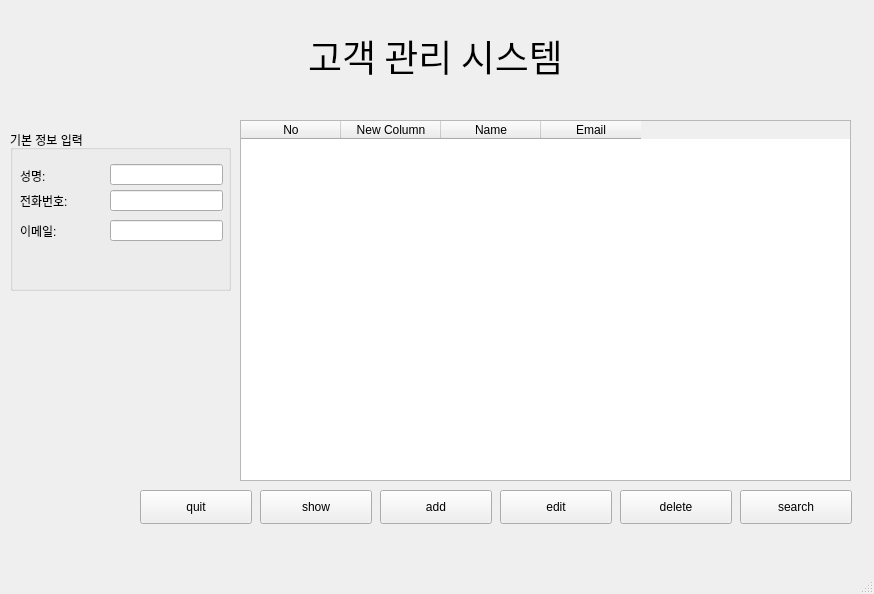
<?xml version="1.0" encoding="UTF-8"?>
<ui version="4.0">
 <class>MainWindow</class>
 <widget class="QMainWindow" name="MainWindow">
  <property name="geometry">
   <rect>
    <x>0</x>
    <y>0</y>
    <width>874</width>
    <height>594</height>
   </rect>
  </property>
  <property name="windowTitle">
   <string>MainWindow</string>
  </property>
  <widget class="QWidget" name="centralwidget">
   <widget class="QLabel" name="label">
    <property name="geometry">
     <rect>
      <x>0</x>
      <y>10</y>
      <width>871</width>
      <height>91</height>
     </rect>
    </property>
    <property name="font">
     <font>
      <family>바탕</family>
      <pointsize>28</pointsize>
     </font>
    </property>
    <property name="layoutDirection">
     <enum>Qt::LeftToRight</enum>
    </property>
    <property name="text">
     <string>고객 관리 시스템</string>
    </property>
    <property name="alignment">
     <set>Qt::AlignCenter</set>
    </property>
   </widget>
   <widget class="QGroupBox" name="groupBox">
    <property name="geometry">
     <rect>
      <x>10</x>
      <y>130</y>
      <width>221</width>
      <height>161</height>
     </rect>
    </property>
    <property name="title">
     <string>기본 정보 입력</string>
    </property>
    <widget class="QLabel" name="label_2">
     <property name="geometry">
      <rect>
       <x>10</x>
       <y>30</y>
       <width>41</width>
       <height>31</height>
      </rect>
     </property>
     <property name="text">
      <string>성명:</string>
     </property>
    </widget>
    <widget class="QLabel" name="label_3">
     <property name="geometry">
      <rect>
       <x>10</x>
       <y>60</y>
       <width>77</width>
       <height>21</height>
      </rect>
     </property>
     <property name="text">
      <string>전화번호:</string>
     </property>
    </widget>
    <widget class="QLabel" name="label_4">
     <property name="geometry">
      <rect>
       <x>10</x>
       <y>80</y>
       <width>61</width>
       <height>41</height>
      </rect>
     </property>
     <property name="text">
      <string>이메일:</string>
     </property>
    </widget>
    <widget class="QLineEdit" name="txt_name">
     <property name="geometry">
      <rect>
       <x>100</x>
       <y>34</y>
       <width>113</width>
       <height>21</height>
      </rect>
     </property>
    </widget>
    <widget class="QLineEdit" name="txt_phone">
     <property name="geometry">
      <rect>
       <x>100</x>
       <y>60</y>
       <width>113</width>
       <height>21</height>
      </rect>
     </property>
    </widget>
    <widget class="QLineEdit" name="txt_email">
     <property name="geometry">
      <rect>
       <x>100</x>
       <y>90</y>
       <width>113</width>
       <height>21</height>
      </rect>
     </property>
    </widget>
    <widget class="QLabel" name="warning">
     <property name="geometry">
      <rect>
       <x>10</x>
       <y>120</y>
       <width>201</width>
       <height>31</height>
      </rect>
     </property>
     <property name="text">
      <string/>
     </property>
    </widget>
   </widget>
   <widget class="QPushButton" name="btn_delete">
    <property name="geometry">
     <rect>
      <x>620</x>
      <y>490</y>
      <width>112</width>
      <height>34</height>
     </rect>
    </property>
    <property name="text">
     <string>delete</string>
    </property>
   </widget>
   <widget class="QPushButton" name="btn_edit">
    <property name="geometry">
     <rect>
      <x>500</x>
      <y>490</y>
      <width>112</width>
      <height>34</height>
     </rect>
    </property>
    <property name="text">
     <string>edit</string>
    </property>
   </widget>
   <widget class="QPushButton" name="btn_add">
    <property name="geometry">
     <rect>
      <x>380</x>
      <y>490</y>
      <width>112</width>
      <height>34</height>
     </rect>
    </property>
    <property name="text">
     <string>add</string>
    </property>
   </widget>
   <widget class="QPushButton" name="btn_show">
    <property name="geometry">
     <rect>
      <x>260</x>
      <y>490</y>
      <width>112</width>
      <height>34</height>
     </rect>
    </property>
    <property name="text">
     <string>show</string>
    </property>
   </widget>
   <widget class="QTableWidget" name="table">
    <property name="geometry">
     <rect>
      <x>240</x>
      <y>120</y>
      <width>611</width>
      <height>361</height>
     </rect>
    </property>
    <column>
     <property name="text">
      <string>No</string>
     </property>
    </column>
    <column>
     <property name="text">
      <string>New Column</string>
     </property>
    </column>
    <column>
     <property name="text">
      <string>Name</string>
     </property>
    </column>
    <column>
     <property name="text">
      <string>Email</string>
     </property>
    </column>
   </widget>
   <widget class="QPushButton" name="btn_search">
    <property name="geometry">
     <rect>
      <x>740</x>
      <y>490</y>
      <width>112</width>
      <height>34</height>
     </rect>
    </property>
    <property name="text">
     <string>search</string>
    </property>
   </widget>
   <widget class="QPushButton" name="btn_quit">
    <property name="geometry">
     <rect>
      <x>140</x>
      <y>490</y>
      <width>112</width>
      <height>34</height>
     </rect>
    </property>
    <property name="text">
     <string>quit</string>
    </property>
   </widget>
  </widget>
  <widget class="QMenuBar" name="menubar">
   <property name="geometry">
    <rect>
     <x>0</x>
     <y>0</y>
     <width>874</width>
     <height>31</height>
    </rect>
   </property>
  </widget>
  <widget class="QStatusBar" name="statusbar"/>
 </widget>
 <resources/>
 <connections/>
</ui>
